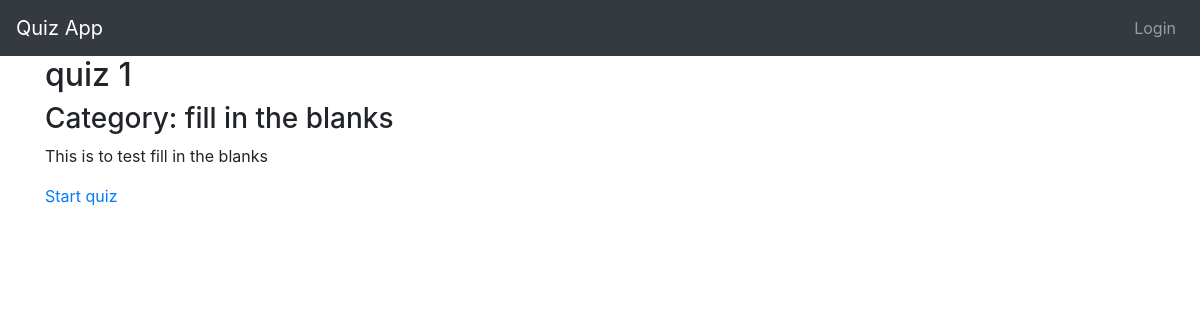
Screenshot of /fib/ with the database file from the repository.
### quiz/models.py (models this page shows, shortened)
class Quiz(models.Model):
    title = models.CharField(
        verbose_name=_("Title"),
        max_length=60, blank=False)
    description = models.TextField(
        verbose_name=_("Description"),
        blank=True, help_text=_("a description of the quiz"))
    url = models.SlugField(
        max_length=60, blank=False,
        help_text=_("a user friendly url"),
        verbose_name=_("user friendly url"))
    category = models.ForeignKey(
        Category, null=True, blank=True,
        verbose_name=_("Category"), on_delete=models.CASCADE)
    random_order = models.BooleanField(
        blank=False, default=False,
        verbose_name=_("Random Order"),
        help_text=_("Display the questions in "
                    "a random order or as they "
                    "are set?"))
    max_questions = models.PositiveIntegerField(
        blank=True, null=True, verbose_name=_("Max Questions"),
        help_text=_("Number of questions to be answered on each attempt."))
    answers_at_end = models.BooleanField(
        blank=False, default=False,
        help_text=_("Correct answer is NOT shown after question."
                    " Answers displayed at the end."),
        verbose_name=_("Answers at end"))
    exam_paper = models.BooleanField(
        blank=False, default=False,
        help_text=_("If yes, the result of each"
                    " attempt by a user will be"
                    " stored. Necessary for marking."),
        verbose_name=_("Exam Paper"))
    single_attempt = models.BooleanField(
        blank=False, default=False,
        help_text=_("If yes, only one attempt by"
                    " a user will be permitted."
                    " Non users cannot sit this exam."),
        verbose_name=_("Single Attempt"))
    pass_mark = models.SmallIntegerField(
        blank=True, default=0,
        verbose_name=_("Pass Mark"),
        help_text=_("Percentage required to pass exam."),
        validators=[MaxValueValidator(100)])
    success_text = models.TextField(
        blank=True, help_text=_("Displayed if user passes."),
        verbose_name=_("Success Text"))
    fail_text = models.TextField(
        verbose_name=_("Fail Text"),
        blank=True, help_text=_("Displayed if user fails."))
    draft = models.BooleanField(
        blank=True, default=False,
        verbose_name=_("Draft"),
        help_text=_("If yes, the quiz is not displayed"
                    " in the quiz list and can only be"
                    " taken by users who can edit"
                    " quizzes."))
    class Meta:
        verbose_name = _("Quiz")
        verbose_name_plural = _("Quizzes")

class Category(models.Model):
    category = models.CharField(
        verbose_name=_("Category"),
        max_length=250, blank=True,
        unique=True, null=True)
    objects = CategoryManager()
    class Meta:
        verbose_name = _("Category")
        verbose_name_plural = _("Categories")
    def __str__(self):
        return self.category

### quiz/views.py (the view)
class QuizDetailView(DetailView):
    model = Quiz
    slug_field = 'url'
    def get(self, request, *args, **kwargs):
        self.object = self.get_object()
        if self.object.draft and not request.user.has_perm('quiz.change_quiz'):
            raise PermissionDenied
        context = self.get_context_data(object=self.object)
        return self.render_to_response(context)

### quiz/templates/quiz/quiz_detail.html (shortened to what this page needs)
{% extends 'base.html' %}
{% load i18n %}
{% block content %}
<h2>{{ quiz.title }}</h2>
<h3>{% trans "Category" %}: {{ quiz.category }}</h3>
<p>{{ quiz.description }}</p>
<p>
  <a href="{% url 'quiz_question' quiz_name=quiz.url %}">
	{% trans "Start quiz" %}
  </a>
</p>
{% endblock %}

### rows the page displays
Quiz: title "quiz 1", category "fill in the blanks", description "This is to test fill in the blanks"
